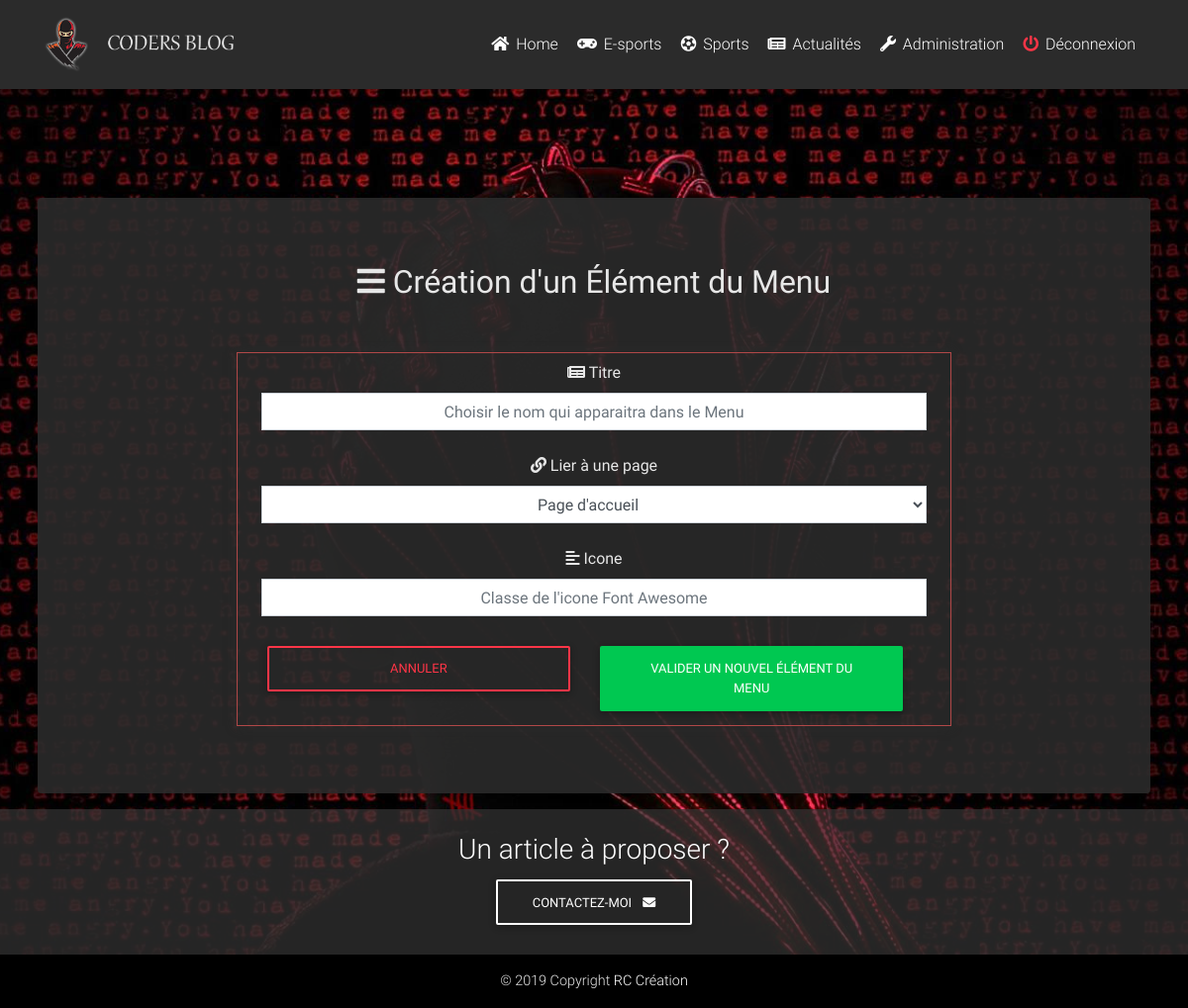
/admin/creer-menu.php (signed in), run on the app's committed database.
### tables this page shows
CREATE TABLE IF NOT EXISTS `menus` (
  `id` int(11) NOT NULL AUTO_INCREMENT,
  `name` varchar(255) NOT NULL,
  `target` varchar(255) NOT NULL,
  `icone` varchar(255) NOT NULL,
  PRIMARY KEY (`id`)
);

### db_connect.php (called while the page is built, shortened)
<?php
try {
    $bdd = new PDO('mysql:host=localhost;dbname=coursphp;charset=utf8', 'root', '');
} catch (Exception $e) {
    die('Erreur : ' . $e->getMessage());
}
$url_path = 'http://localhost/coursphp/';
$getNaviguation = $bdd->query('SELECT * FROM menus ORDER by id ASC');
$img_folder = 'http://localhost/coursphp/img/';

### admin/creer-menu.php (the view, shortened to what this page needs)
<?php
require('../db_connect.php');
require('../classes/Menu.php');
$getPages = $bdd->query('SELECT * FROM pages');
?>
<!DOCTYPE html>
<html lang="fr">
<head>
    <link rel="stylesheet" href="https://use.fontawesome.com/releases/v5.11.2/css/all.css">
    <link href="../css/bootstrap.min.css" rel="stylesheet">
    <link href="../css/mdb.min.css" rel="stylesheet">
    <link href="../css/style.css" rel="stylesheet">
</head>
<body>
    <?php include('../include/header.php'); ?>
    <main class="mt-5 pt-5">
        <div class="container-fluid pt-2">
            <section class=" text-center text-lg-left mt-lg-5 pt-lg-5 ">
                <div class=" row mx-md-2">
                    <div class="col-md-12 mx-auto">
                        <div class="card pb-5">
                            <div class="card-body text-center ">
                                <h2><i class="fas fa-bars my-5"></i> Création d'un Élément du Menu</h2>
                                <div class="d-flex flex-row flex-wrap justify-content-start">
                                    <div class="single-result-admin mx-auto col-8 py-2 px-4 mr-1">
                                        <i class="fas fa-newspaper"></i> Titre
                                        <form action="" method="post">
                                            <input name="titre" class="form-control text-center rounded-0 mt-2 mb-4" placeholder="Choisir le nom qui apparaitra dans le Menu" />
                                            <i class="fas fa-link"></i> Lier à une page
                                            <select name="target" class="form-control text-center rounded-0 mt-2 mb-4">
                                                <?php while ($singlePage = $getPages->fetch()) { ?>
                                                    <option value="<?php echo $singlePage['target'] ?>"> <?php echo $singlePage['name'] ?></option>
                                                <?php } ?>
                                            </select>
                                            <i class="fas fa-align-left"></i> Icone
                                            <input name="icone" class="form-control text-center rounded-0 mt-2 mb-4" placeholder="Classe de l'icone Font Awesome" />
                                            <div class="row w-100">
                                                <div class="col-6">
                                                    <a href="<?php echo $url_path . 'admin/menus.php' ?>" class="btn btn-outline-danger w-100">Annuler</a>
                                                </div>
                                                <div class="col-6">
                                                    <button type="submit" name="submit" class="btn btn-success w-100">Valider un nouvel Élément du Menu</button>
                                                </div>
                                            </div>
                                        </form>
                                    </div>
                                </div>
                            </div>
                        </div>
                    </div>
                </div>
            </section>
        </div>
    </main>
    <?php include('../include/footer.php'); ?>
</body>
</html>

### include/header.php (shortened to what this page needs)
<header>
    <nav class="navbar fixed-top navbar-expand-lg navbar-dark scrolling-navbar">
        <div class="container">
            <a class="navbar-brand waves-effect" href="<?php echo $url_path ?>">
                <img class="img-fluid logo" src="<?php echo $img_folder ?>logo.png" alt="Mon super Blog !">
            </a>
            <div class="collapse navbar-collapse" id="navbarSupportedContent">
                <ul class="navbar-nav ml-auto">
                    <?php while ($singleNav = $getNaviguation->fetch()) { ?>
                        <li class="nav-item">
                            <a class="nav-link waves-effect" href="<?php echo $url_path . $singleNav['target'] ?>"><i class="<?php echo $singleNav['icone'] ?>"></i> <?php echo $singleNav['name'] ?>
                            </a>
                        </li>
                    <?php } ?>
                    <?php
                    if (isset($_SESSION['id'])) { ?>
                        <li class="nav-item">
                            <a class="nav-link waves-effect" href="<?php echo $url_path ?>admin/"><i class="fas fa-wrench"></i> Administration</a>
                        </li>
                        <li class="nav-item">
                            <a class="nav-link waves-effect" href="<?php echo $url_path ?>action/logout.php"><i class="fas fa-power-off text-danger"></i> Déconnexion</a>
                        </li>
                    <?php } ?>
                </ul>
            </div>
        </div>
    </nav>
</header>

### css/style.css (style rules this page uses)
body { background: url('../img/background.jpg'); background-size: cover; background-repeat: no-repeat; background-position: center; background-attachment: fixed; color: #e7e7e7 !important; }
main { min-height: 80vh; }
.logo { height: 3.5rem; }
.single-result-admin { box-shadow: 0 0 10px #2b2b2b; border: 1px solid #b14848; }
header nav { background-color: #2b2b2b; }
.card { background-color: #2b2b2be3 !important; }

### data on the page
menus: name "Home"
menus: name "E-sports"
menus: name "Sports"
menus: name "Actualités"

### other printed values
form field target "Page d'accueil"
